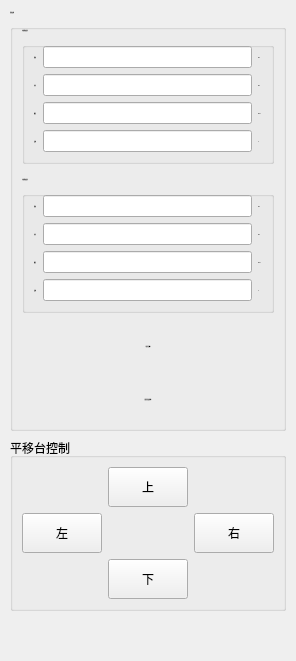
                <widget class="QWidget" name="tab">
                 <attribute name="title">
                  <string>扫描控制</string>
                 </attribute>
                 <layout class="QHBoxLayout" name="horizontalLayout_20">
                  <property name="spacing">
                   <number>2</number>
                  </property>
                  <property name="leftMargin">
                   <number>10</number>
                  </property>
                  <property name="topMargin">
                   <number>10</number>
                  </property>
                  <property name="rightMargin">
                   <number>10</number>
                  </property>
                  <property name="bottomMargin">
                   <number>10</number>
                  </property>
                  <item>
                   <layout class="QVBoxLayout" name="verticalLayout_5" stretch="5,2,1">
                    <property name="spacing">
                     <number>7</number>
                    </property>
                    <item>
                     <widget class="QGroupBox" name="groupBox_2">
                      <property name="font">
                       <font>
                        <family>微软雅黑</family>
                        <pointsize>-1</pointsize>
                        <weight>50</weight>
                        <bold>false</bold>
                       </font>
                      </property>
                      <property name="title">
                       <string>扫描设置</string>
                      </property>
                      <layout class="QHBoxLayout" name="horizontalLayout_5">
                       <item>
                        <layout class="QVBoxLayout" name="verticalLayout" stretch="0,0,0,0">
                         <property name="spacing">
                          <number>13</number>
                         </property>
                         <item>
                          <widget class="QGroupBox" name="groupBox_4">
                           <property name="font">
                            <font>
                             <family>微软雅黑</family>
                             <pointsize>-1</pointsize>
                             <weight>50</weight>
                             <bold>false</bold>
                            </font>
                           </property>
                           <property name="title">
                            <string>X轴参数设置</string>
                           </property>
                           <layout class="QHBoxLayout" name="horizontalLayout_10">
                            <item>
                             <layout class="QGridLayout" name="gridLayout_5">
                              <item row="3" column="2">
                               <widget class="QLabel" name="label_37">
                                <property name="text">
                                 <string>个</string>
                                </property>
                               </widget>
                              </item>
                              <item row="1" column="0">
                               <widget class="QLabel" name="label_38">
                                <property name="text">
                                 <string>步长</string>
                                </property>
                               </widget>
                              </item>
                              <item row="2" column="1">
                               <widget class="QLineEdit" name="le_x_speed">
                                <property name="alignment">
                                 <set>Qt::AlignCenter</set>
                                </property>
                                <property name="dragEnabled">
                                 <bool>false</bool>
                                </property>
                               </widget>
                              </item>
                              <item row="0" column="2">
                               <widget class="QLabel" name="label_39">
                                <property name="text">
                                 <string>mm</string>
                                </property>
                               </widget>
                              </item>
                              <item row="0" column="1">
                               <widget class="QLineEdit" name="le_x_range">
                                <property name="alignment">
                                 <set>Qt::AlignCenter</set>
                                </property>
                                <property name="dragEnabled">
                                 <bool>false</bool>
                                </property>
                               </widget>
                              </item>
                              <item row="2" column="0">
                               <widget class="QLabel" name="label_40">
                                <property name="text">
                                 <string>速度</string>
                                </property>
                               </widget>
                              </item>
                              <item row="3" column="0">
                               <widget class="QLabel" name="label_41">
                                <property name="text">
                                 <string>点数</string>
                                </property>
                               </widget>
                              </item>
                              <item row="0" column="0">
                               <widget class="QLabel" name="label_42">
                                <property name="text">
                                 <string>范围</string>
                                </property>
                               </widget>
                              </item>
                              <item row="3" column="1">
                               <widget class="QLineEdit" name="le_x_point">
                                <property name="alignment">
                                 <set>Qt::AlignCenter</set>
                                </property>
                                <property name="dragEnabled">
                                 <bool>false</bool>
                                </property>
                               </widget>
                              </item>
                              <item row="2" column="2">
                               <widget class="QLabel" name="label_43">
                                <property name="text">
                                 <string>mm/s</string>
                                </property>
                               </widget>
                              </item>
                              <item row="1" column="2">
                               <widget class="QLabel" name="label_44">
                                <property name="text">
                                 <string>mm</string>
                                </property>
                               </widget>
                              </item>
                              <item row="1" column="1">
                               <widget class="QLineEdit" name="le_x_step">
                                <property name="alignment">
                                 <set>Qt::AlignCenter</set>
                                </property>
                                <property name="dragEnabled">
                                 <bool>false</bool>
                                </property>
                               </widget>
                              </item>
                             </layout>
                            </item>
                           </layout>
                          </widget>
                         </item>
                         <item>
                          <widget class="QGroupBox" name="groupBox_3">
                           <property name="title">
                            <string>Y轴参数设置</string>
                           </property>
                           <layout class="QHBoxLayout" name="horizontalLayout_9">
                            <item>
                             <layout class="QGridLayout" name="gridLayout_4">
                              <item row="3" column="2">
                               <widget class="QLabel" name="label_36">
                                <property name="text">
                                 <string>个</string>
                                </property>
                               </widget>
                              </item>
                              <item row="1" column="0">
                               <widget class="QLabel" name="label_29">
                                <property name="text">
                                 <string>步长</string>
                                </property>
                               </widget>
                              </item>
                              <item row="2" column="1">
                               <widget class="QLineEdit" name="le_y_speed">
                                <property name="alignment">
                                 <set>Qt::AlignCenter</set>
                                </property>
                                <property name="dragEnabled">
                                 <bool>false</bool>
                                </property>
                               </widget>
                              </item>
                              <item row="0" column="2">
                               <widget class="QLabel" name="label_33">
                                <property name="text">
                                 <string>mm</string>
                                </property>
                               </widget>
                              </item>
                              <item row="0" column="1">
                               <widget class="QLineEdit" name="le_y_range">
                                <property name="alignment">
                                 <set>Qt::AlignCenter</set>
                                </property>
                                <property name="dragEnabled">
                                 <bool>false</bool>
                                </property>
                               </widget>
                              </item>
                              <item row="2" column="0">
                               <widget class="QLabel" name="label_31">
                                <property name="text">
                                 <string>速度</string>
                                </property>
                               </widget>
                              </item>
                              <item row="3" column="0">
                               <widget class="QLabel" name="label_35">
                                <property name="text">
                                 <string>点数</string>
                                </property>
                               </widget>
                              </item>
                              <item row="0" column="0">
                               <widget class="QLabel" name="label_34">
                                <property name="text">
                                 <string>范围</string>
                                </property>
                               </widget>
                              </item>
                              <item row="3" column="1">
                               <widget class="QLineEdit" name="le_y_point">
                                <property name="alignment">
                                 <set>Qt::AlignCenter</set>
                                </property>
                                <property name="dragEnabled">
                                 <bool>false</bool>
                                </property>
                               </widget>
                              </item>
                              <item row="2" column="2">
                               <widget class="QLabel" name="label_30">
                                <property name="text">
                                 <string>mm/s</string>
                                </property>
                               </widget>
                              </item>
                              <item row="1" column="2">
                               <widget class="QLabel" name="label_32">
                                <property name="text">
                                 <string>mm</string>
                                </property>
                               </widget>
                              </item>
                              <item row="1" column="1">
                               <widget class="QLineEdit" name="le_y_step">
                                <property name="alignment">
                                 <set>Qt::AlignCenter</set>
                                </property>
                                <property name="dragEnabled">
                                 <bool>false</bool>
                                </property>
                               </widget>
                              </item>
                             </layout>
                            </item>
                           </layout>
                          </widget>
                         </item>
                         <item alignment="Qt::AlignHCenter">
                          <widget class="QPushButton" name="btn_translationstagezero">
                           <property name="sizePolicy">
                            <sizepolicy hsizetype="Maximum" vsizetype="Maximum">
                             <horstretch>50</horstretch>
                             <verstretch>50</verstretch>
                            </sizepolicy>
                           </property>
                           <property name="minimumSize">
                            <size>
                             <width>150</width>
                             <height>40</height>
                            </size>
                           </property>
                           <property name="font">
                            <font>
                             <family>微软雅黑</family>
                             <pointsize>-1</pointsize>
                             <weight>50</weight>
                             <bold>false</bold>
                            </font>
                           </property>
                           <property name="text">
                            <string>平移台归零</string>
                           </property>
                           <property name="flat">
                            <bool>true</bool>
                           </property>
                          </widget>
                         </item>
                         <item alignment="Qt::AlignHCenter">
                          <widget class="QPushButton" name="btn_colletcurrentpoint">
                           <property name="sizePolicy">
                            <sizepolicy hsizetype="Maximum" vsizetype="Maximum">
                             <horstretch>50</horstretch>
                             <verstretch>50</verstretch>
                            </sizepolicy>
                           </property>
                           <property name="minimumSize">
                            <size>
                             <width>150</width>
                             <height>40</height>
                            </size>
                           </property>
                           <property name="font">
                            <font>
                             <family>微软雅黑</family>
                             <pointsize>-1</pointsize>
                             <weight>50</weight>
                             <bold>false</bold>
                            </font>
                           </property>
                           <property name="text">
                            <string>采集当前点信息</string>
                           </property>
                           <property name="flat">
                            <bool>true</bool>
                           </property>
                          </widget>
                         </item>
                        </layout>
                       </item>
                      </layout>
                     </widget>
                    </item>
                    <item>
                     <widget class="QGroupBox" name="groupBox_5">
                      <property name="title">
                       <string>平移台控制</string>
                      </property>
                      <layout class="QHBoxLayout" name="horizontalLayout_19">
                       <item>
                        <layout class="QGridLayout" name="gridLayout_2" rowstretch="1,1,1" columnstretch="1,1,1" rowminimumheight="0,0,0" columnminimumwidth="0,0,0">
                         <item row="0" column="0">
                          <widget class="QLabel" name="label_19">
                           <property name="minimumSize">
                            <size>
                             <width>40</width>
                             <height>40</height>
                            </size>
                           </property>
                           <property name="text">
                            <string/>
                           </property>
                          </widget>
                         </item>
                         <item row="1" column="2">
                          <widget class="QPushButton" name="pushButton_4">
                           <property name="minimumSize">
                            <size>
                             <width>40</width>
                             <height>40</height>
                            </size>
                           </property>
                           <property name="text">
                            <string>右</string>
                           </property>
                          </widget>
                         </item>
                         <item row="1" column="0">
                          <widget class="QPushButton" name="pushButton_3">
                           <property name="minimumSize">
                            <size>
                             <width>40</width>
                             <height>40</height>
                            </size>
                           </property>
                           <property name="text">
                            <string>左</string>
                           </property>
                          </widget>
                         </item>
                         <item row="1" column="1">
                          <widget class="QLabel" name="label_21">
                           <property name="minimumSize">
                            <size>
                             <width>40</width>
                             <height>40</height>
                            </size>
                           </property>
                           <property name="text">
                            <string/>
                           </property>
                          </widget>
                         </item>
                         <item row="0" column="2">
                          <widget class="QLabel" name="label_20">
                           <property name="minimumSize">
                            <size>
                             <width>40</width>
                             <height>40</height>
                            </size>
                           </property>
                           <property name="text">
                            <string/>
                           </property>
                          </widget>
                         </item>
                         <item row="0" column="1">
                          <widget class="QPushButton" name="pushButton">
                           <property name="minimumSize">
                            <size>
                             <width>40</width>
                             <height>40</height>
                            </size>
                           </property>
                           <property name="text">
                            <string>上</string>
                           </property>
                          </widget>
                         </item>
                         <item row="2" column="1">
                          <widget class="QPushButton" name="pushButton_2">
                           <property name="minimumSize">
                            <size>
                             <width>40</width>
                             <height>40</height>
                            </size>
                           </property>
                           <property name="text">
                            <string>下</string>
                           </property>
                          </widget>
                         </item>
                         <item row="2" column="2">
                          <widget class="QLabel" name="label_23">
                           <property name="minimumSize">
                            <size>
                             <width>40</width>
                             <height>40</height>
                            </size>
                           </property>
                           <property name="text">
                            <string/>
                           </property>
                          </widget>
                         </item>
                         <item row="2" column="0">
                          <widget class="QLabel" name="label_22">
                           <property name="minimumSize">
                            <size>
                             <width>40</width>
                             <height>40</height>
                            </size>
                           </property>
                           <property name="text">
                            <string/>
                           </property>
                          </widget>
                         </item>
                        </layout>
                       </item>
                      </layout>
                     </widget>
                    </item>
                    <item>
                     <spacer name="verticalSpacer">
                      <property name="orientation">
                       <enum>Qt::Vertical</enum>
                      </property>
                      <property name="sizeHint" stdset="0">
                       <size>
                        <width>20</width>
                        <height>40</height>
                       </size>
                      </property>
                     </spacer>
                    </item>
                   </layout>
                  </item>
                 </layout>
                </widget>
